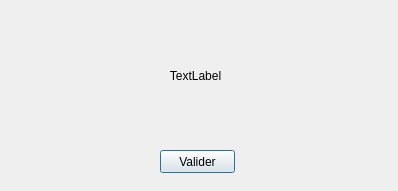
<?xml version="1.0" encoding="UTF-8"?>
<ui version="4.0">
 <class>AboutDialog</class>
 <widget class="QDialog" name="AboutDialog">
  <property name="geometry">
   <rect>
    <x>0</x>
    <y>0</y>
    <width>398</width>
    <height>191</height>
   </rect>
  </property>
  <property name="windowTitle">
   <string>Dialog</string>
  </property>
  <widget class="QPushButton" name="pushButton_Valider">
   <property name="geometry">
    <rect>
     <x>160</x>
     <y>150</y>
     <width>75</width>
     <height>23</height>
    </rect>
   </property>
   <property name="text">
    <string>Valider</string>
   </property>
  </widget>
  <widget class="QLabel" name="label_About">
   <property name="geometry">
    <rect>
     <x>10</x>
     <y>10</y>
     <width>371</width>
     <height>131</height>
    </rect>
   </property>
   <property name="text">
    <string>TextLabel</string>
   </property>
   <property name="alignment">
    <set>Qt::AlignCenter</set>
   </property>
  </widget>
 </widget>
 <resources/>
 <connections/>
</ui>
